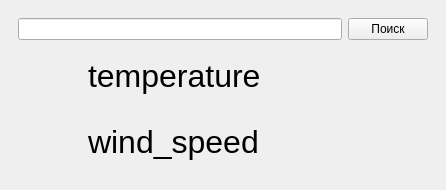
<?xml version="1.0" encoding="UTF-8"?>
<ui version="4.0">
 <class>MainWindow</class>
 <widget class="QMainWindow" name="MainWindow">
  <property name="geometry">
   <rect>
    <x>0</x>
    <y>0</y>
    <width>446</width>
    <height>190</height>
   </rect>
  </property>
  <property name="windowTitle">
   <string>Погода</string>
  </property>
  <widget class="QWidget" name="centralwidget">
   <layout class="QHBoxLayout" name="horizontalLayout">
    <item>
     <widget class="QWidget" name="widget" native="true">
      <layout class="QVBoxLayout" name="verticalLayout_2">
       <item>
        <layout class="QHBoxLayout" name="horizontalLayout_2">
         <item>
          <widget class="QLineEdit" name="query"/>
         </item>
         <item>
          <widget class="QPushButton" name="search">
           <property name="text">
            <string>Поиск</string>
           </property>
          </widget>
         </item>
        </layout>
       </item>
       <item>
        <layout class="QHBoxLayout" name="horizontalLayout_3">
         <item>
          <widget class="QLabel" name="icon">
           <property name="sizePolicy">
            <sizepolicy hsizetype="Preferred" vsizetype="Expanding">
             <horstretch>0</horstretch>
             <verstretch>0</verstretch>
            </sizepolicy>
           </property>
           <property name="minimumSize">
            <size>
             <width>64</width>
             <height>64</height>
            </size>
           </property>
           <property name="text">
            <string/>
           </property>
          </widget>
         </item>
         <item>
          <layout class="QVBoxLayout" name="verticalLayout">
           <item>
            <widget class="QLabel" name="temperature">
             <property name="sizePolicy">
              <sizepolicy hsizetype="Expanding" vsizetype="Preferred">
               <horstretch>0</horstretch>
               <verstretch>0</verstretch>
              </sizepolicy>
             </property>
             <property name="font">
              <font>
               <pointsize>24</pointsize>
              </font>
             </property>
             <property name="text">
              <string>temperature</string>
             </property>
            </widget>
           </item>
           <item>
            <widget class="QLabel" name="wind_speed">
             <property name="font">
              <font>
               <pointsize>24</pointsize>
              </font>
             </property>
             <property name="text">
              <string>wind_speed</string>
             </property>
            </widget>
           </item>
          </layout>
         </item>
        </layout>
       </item>
      </layout>
     </widget>
    </item>
   </layout>
  </widget>
 </widget>
 <resources/>
 <connections/>
</ui>
